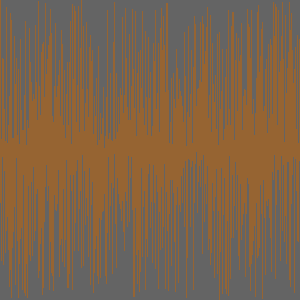
Frame 1 (no input)
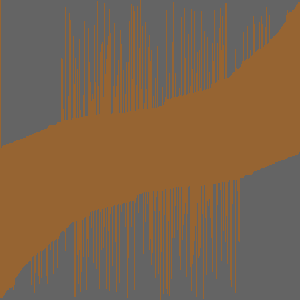
Frame 60 (the mouse pressed at the canvas centre just before this capture)
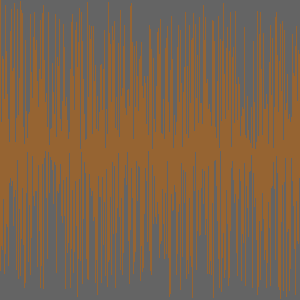
Frame 120 (the mouse held since frame 60 and released just before this capture)

The Processing sketch that drew these frames (run headless with seeded random() and noise(); from frame 60 on, the mouse is pressed at the canvas centre):

// Processing sketch: Cave_Maker
// ── Cave_Maker.pde
int width = 300;
int height = 300;
int[] x = new int[width];

void setup(){ 
  size(300,300);
  for(int i = 0; i < width; i++){
    x[i] = (int)random(width - 149);
  }
  noStroke();
}
void draw(){
  background(150,100,50);
  fill(100,100,100);
  for(int i = 0; i < x.length; i++){
    rect(i, height, 1, x[i] * -1);
    rect(width-i, 0, 1, x[i]);
  }
  
  for(int j = 0; j < width - 1; j++){
    int holder;
    if(x[j] > x[j+1]){
      holder = x[j];
      x[j] = x[j+1];
      x[j+1] = holder;
    }
  }
  if(mousePressed){
     for(int i = 0; i < width; i++){
    x[i] = (int)random(width -149);
  }
  }
}
